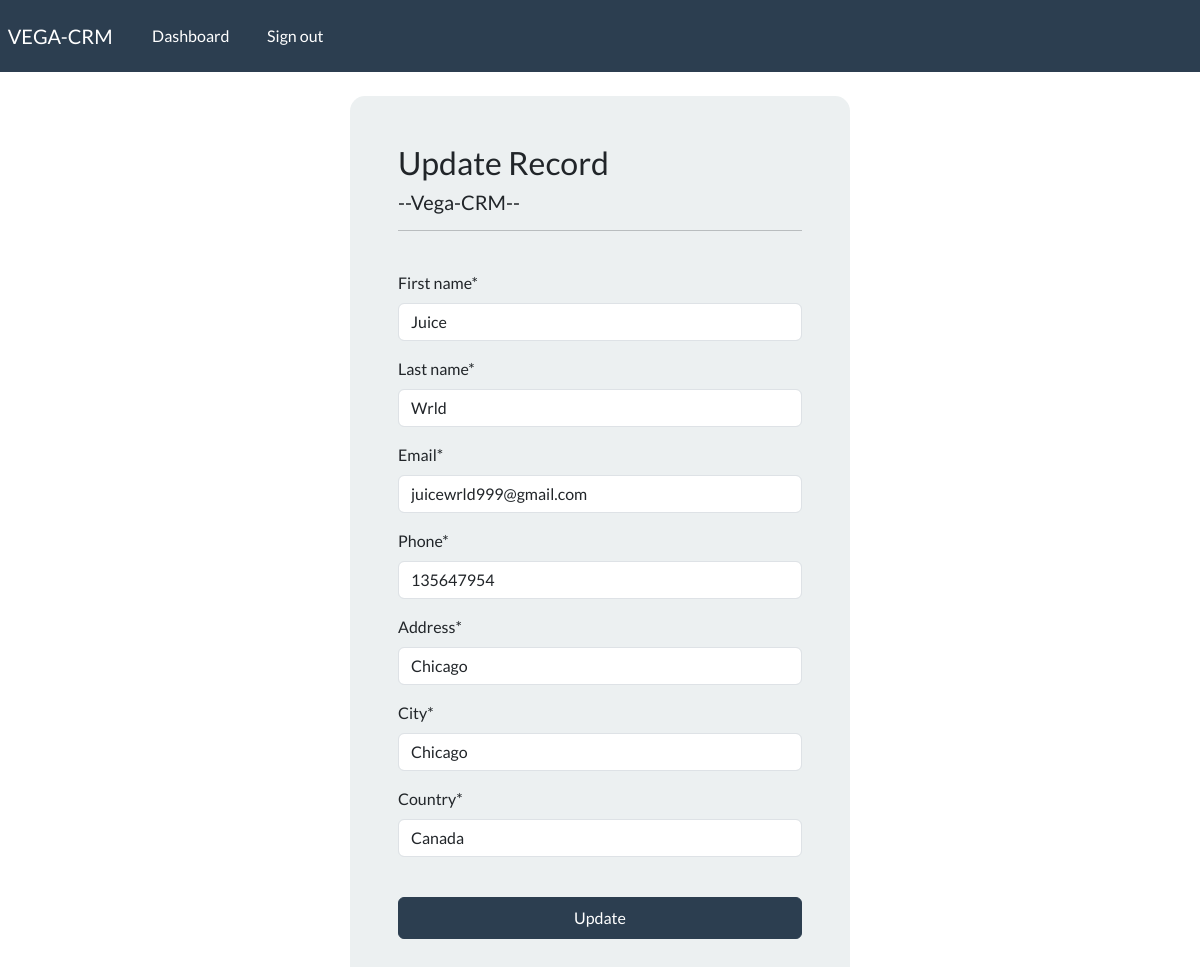
The app's page /update/2 (signed in) with its own data.
### webapp/models.py (models this page shows, shortened)
class Record(models.Model):
    creation_date = models.DateTimeField(auto_now_add = True)
    first_name = models.CharField(max_length=50)
    last_name = models.CharField(max_length=50)
    email = models.CharField(max_length=255)
    phone = models.CharField(max_length=20)
    address = models.CharField(max_length=100)
    city = models.CharField(max_length=50)
    country = models.CharField(max_length=50)

### webapp/views.py (the view)
# urls.py: path('update/<int:pk>', views.update, name="update"),
@login_required(login_url='login')
def update(request, pk):
    records = Record.objects.get(id=pk)
    form = UpdateRecordForm(instance=records)
    if request.method == 'POST':
        form = UpdateRecordForm(request.POST, instance=records)
        if form.is_valid():
            form.save()
            return redirect('dashboard')
    context = {'form':form}
    return render(request, 'webapp/update.html', context)

### webapp/forms.py
class UpdateRecordForm(forms.ModelForm):
     class Meta:
        model = Record #model from models.py
        fields = ['first_name', 'last_name','email','phone','address','city','country']

### webapp/templates/webapp/update.html (shortened to what this page needs)
{% extends 'webapp/base.html' %}
{% load crispy_forms_tags %}
{% block content %}
<body>
    <div class="container bg-light shadow-md p-5 form-layout">
        <h3>Update Record</h3>
        <h5>--Vega-CRM--</h5>
        <hr>
        <br>
        <form method ="POST" autocomplete="off">
            {{form | crispy}}
            <br>
            <button type = "submit" class="btn btn-primary w-100 btn-block p-2">Update</button>
        </form>
    </div>
</body>
{% endblock %}

### static/css/styles.css (style rules this page uses)
.form-layout { border-radius: 15px; width: 500px; }

### records on screen
Record: first_name "Juice", last_name "Wrld", email "juicewrld999@gmail.com", phone "135647954", address "Chicago", city "Chicago", country "Canada"
